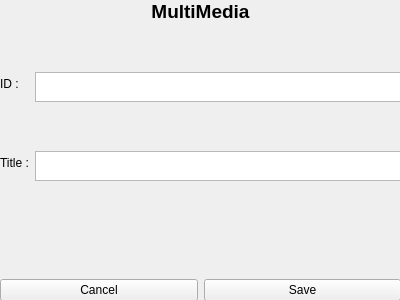
<?xml version="1.0" encoding="UTF-8"?>
<ui version="4.0">
 <class>Form</class>
 <widget class="QWidget" name="Form">
  <property name="geometry">
   <rect>
    <x>0</x>
    <y>0</y>
    <width>400</width>
    <height>300</height>
   </rect>
  </property>
  <property name="windowTitle">
   <string>Form</string>
  </property>
  <widget class="QWidget" name="verticalLayoutWidget">
   <property name="geometry">
    <rect>
     <x>0</x>
     <y>0</y>
     <width>401</width>
     <height>301</height>
    </rect>
   </property>
   <layout class="QVBoxLayout" name="verticalLayout">
    <item>
     <widget class="QLabel" name="labelWindowTitle">
      <property name="font">
       <font>
        <pointsize>14</pointsize>
        <weight>75</weight>
        <bold>true</bold>
       </font>
      </property>
      <property name="text">
       <string>MultiMedia</string>
      </property>
      <property name="alignment">
       <set>Qt::AlignCenter</set>
      </property>
     </widget>
    </item>
    <item>
     <layout class="QFormLayout" name="formLayout">
      <item row="0" column="0">
       <widget class="QLabel" name="labelID">
        <property name="text">
         <string>ID :</string>
        </property>
       </widget>
      </item>
      <item row="0" column="1">
       <widget class="QTextEdit" name="textID">
        <property name="maximumSize">
         <size>
          <width>16777215</width>
          <height>30</height>
         </size>
        </property>
        <property name="readOnly">
         <bool>true</bool>
        </property>
       </widget>
      </item>
      <item row="1" column="0">
       <widget class="QLabel" name="labelTitle">
        <property name="text">
         <string>Title :</string>
        </property>
       </widget>
      </item>
      <item row="1" column="1">
       <widget class="QTextEdit" name="textTitle">
        <property name="maximumSize">
         <size>
          <width>16777215</width>
          <height>30</height>
         </size>
        </property>
       </widget>
      </item>
      <item row="2" column="0">
       <layout class="QVBoxLayout" name="verticalLayout_2"/>
      </item>
     </layout>
    </item>
    <item>
     <layout class="QHBoxLayout" name="horizontalLayout">
      <item>
       <widget class="QPushButton" name="btnCancel">
        <property name="text">
         <string>Cancel</string>
        </property>
       </widget>
      </item>
      <item>
       <widget class="QPushButton" name="btnSave">
        <property name="text">
         <string>Save</string>
        </property>
       </widget>
      </item>
     </layout>
    </item>
   </layout>
  </widget>
 </widget>
 <resources/>
 <connections/>
</ui>
